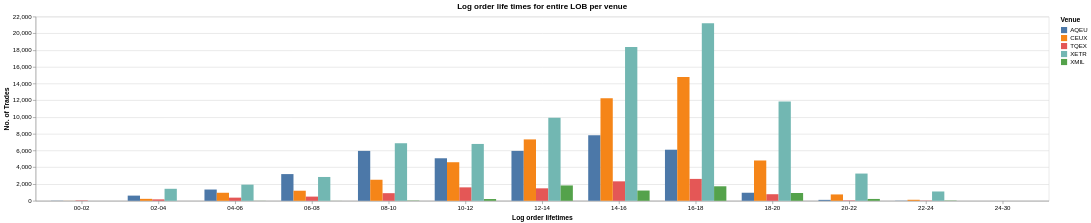

The cell this chart's notebook holds for it:
### Markdown cell above
There is considerable right skewness in the order lifetimes across all venues, meaning most orders live briefly, but some very persistent
orders inflate the average. Similarly, though not as pronounced, this applies to the rel. distance to the midpoint.

#### AQEU
- Relatively close to the midpoint for most orders, but some traders distort the average by placing (passive) orders far away in the book
- The shortest average (and median) order lifetimes by far, most orders disappear almost immediately (cancelled)
- Could be indicative of HFT & quote stuffing


#### CEUX
- Moderate order lifetimes overall, moderate update frequence, moderate rel. distance to midpoint on median (but the opposite on avg.), moderate-to-high execution share
- High rate of trades that are filled fully.
- CEUX seems to have the most dark trades over all venues by far. Generally, this tends to fragment price discovery. Not unheard of in an MTF.


#### TQEX
- Most orders go through very fast and most are not inserted as close as they can be to the midpoint.
- Releatively low update frequency
- Doesn't seem that aggressive of a market


#### XETR
- Highest execution share by far
- Most orders are very close to the midpoint but, also, some quote very far from the midpoint and exist for relatively long time, could be large (passive) institutional orders
- It's Xetra, it's a regulated market


#### XMIL
- Quite high update frequency at very high cancellation rates. Could indicate active management.
- Order are generally quoted relatively far from the midpoint and they have relatively long lifetimes.

### Code cell
# Ideally, the interactive tooltip will work when hovered over, which will show
# relevant information if a bar is not easy to see.
alt.Chart(quotes_collapsed.collect(), title="Log order life times for entire LOB per venue").mark_bar().encode(
    x=alt.X(
        "log_order_lifetime_bins:N",
        axis=alt.Axis(labelAngle=0),
        title="Log order lifetimes",
    ),
    xOffset="venue:N",
    y=alt.Y(
        "count():Q",
        title="No. of Trades",
    ),
    color=alt.Color(
        "venue:N",
        title="Venue",
    ),
    tooltip=[
        alt.Tooltip("log_order_lifetime_bins:N", title="Log order lifetime"),
        alt.Tooltip("venue:N", title="Venue"),
        alt.Tooltip("count():Q", title="No. of Trades"),
    ],
)

### Figure 1 — Vega specification as saved in the notebook (floating-point values rounded to 4 significant figures)
{"$schema": "https://vega.github.io/schema/vega/v6.json", "data": [{"name": "source_0", "values": [{"__count": 21, "log_order_lifetime_bins": "22-24", "venue": "AQEU"}, {"__count": 5959, "log_order_lifetime_bins": "08-10", "venue": "AQEU"}, {"__count": 617, "log_order_lifetime_bins": "02-04", "venue": "AQEU"}, {"__count": 5077, "log_order_lifetime_bins": "10-12", "venue": "AQEU"}, {"__count": 109, "log_order_lifetime_bins": "20-22", "venue": "AQEU"}, {"__count": 3188, "log_order_lifetime_bins": "06-08", "venue": "AQEU"}, {"__count": 7833, "log_order_lifetime_bins": "14-16", "venue": "AQEU"}, {"__count": 5958, "log_order_lifetime_bins": "12-14", "venue": "AQEU"}, {"__count": 6099, "log_order_lifetime_bins": "16-18", "venue": "AQEU"}, {"__count": 1344, "log_order_lifetime_bins": "04-06", "venue": "AQEU"}, {"__count": 960, "log_order_lifetime_bins": "18-20", "venue": "AQEU"}, {"__count": 19, "log_order_lifetime_bins": "00-02", "venue": "AQEU"}, {"__count": 30, "log_order_lifetime_bins": "22-24", "venue": "TQEX"}, {"__count": 499, "log_order_lifetime_bins": "06-08", "venue": "TQEX"}, {"__count": 375, "log_order_lifetime_bins": "04-06", "venue": "TQEX"}, {"__count": 47, "log_order_lifetime_bins": "20-22", "venue": "TQEX"}, {"__count": 2322, "log_order_lifetime_bins": "14-16", "venue": "TQEX"}, {"__count": 170, "log_order_lifetime_bins": "02-04", "venue": "TQEX"}, {"__count": 1487, "log_order_lifetime_bins": "12-14", "venue": "TQEX"}, {"__count": 1603, "log_order_lifetime_bins": "10-12", "venue": "TQEX"}, {"__count": 908, "log_order_lifetime_bins": "08-10", "venue": "TQEX"}, {"__count": 2613, "log_order_lifetime_bins": "16-18", "venue": "TQEX"}, {"__count": 784, "log_order_lifetime_bins": "18-20", "venue": "TQEX"}, {"__count": 46, "log_order_lifetime_bins": "00-02", "venue": "TQEX"}, {"__count": 14798, "log_order_lifetime_bins": "16-18", "venue": "CEUX"}, {"__count": 1, "log_order_lifetime_bins": "24-30", "venue": "CEUX"}, {"__count": 2512, "log_order_lifetime_bins": "08-10", "venue": "CEUX"}, {"__count": 12246, "log_order_lifetime_bins": "14-16", "venue": "CEUX"}, {"__count": 120, "log_order_lifetime_bins": "22-24", "venue": "CEUX"}, {"__count": 1202, "log_order_lifetime_bins": "06-08", "venue": "CEUX"}, {"__count": 758, "log_order_lifetime_bins": "20-22", "venue": "CEUX"}, {"__count": 4604, "log_order_lifetime_bins": "10-12", "venue": "CEUX"}, {"__count": 958, "log_order_lifetime_bins": "04-06", "venue": "CEUX"}, {"__count": 4813, "log_order_lifetime_bins": "18-20", "venue": "CEUX"}, {"__count": 7330, "log_order_lifetime_bins": "12-14", "venue": "CEUX"}, {"__count": 231, "log_order_lifetime_bins": "02-04", "venue": "CEUX"}, {"__count": 8, "log_order_lifetime_bins": "00-02", "venue": "CEUX"}, {"__count": 1110, "log_order_lifetime_bins": "22-24", "venue": "XETR"}, {"__count": 3251, "log_order_lifetime_bins": "20-22", "venue": "XETR"}, {"__count": 2, "log_order_lifetime_bins": "24-30", "venue": "XMIL"}, {"__count": 11853, "log_order_lifetime_bins": "18-20", "venue": "XETR"}, {"__count": 6873, "log_order_lifetime_bins": "08-10", "venue": "XETR"}, {"__count": 21204, "log_order_lifetime_bins": "16-18", "venue": "XETR"}, {"__count": 18376, "log_order_lifetime_bins": "14-16", "venue": "XETR"}, {"__count": 1731, "log_order_lifetime_bins": "16-18", "venue": "XMIL"}, {"__count": 209, "log_order_lifetime_bins": "10-12", "venue": "XMIL"}, {"__count": 32, "log_order_lifetime_bins": "08-10", "venue": "XMIL"}, {"__count": 32, "log_order_lifetime_bins": "22-24", "venue": "XMIL"}, {"__count": 2844, "log_order_lifetime_bins": "06-08", "venue": "XETR"}, {"__count": 9915, "log_order_lifetime_bins": "12-14", "venue": "XETR"}, {"__count": 6788, "log_order_lifetime_bins": "10-12", "venue": "XETR"}, {"__count": 1831, "log_order_lifetime_bins": "12-14", "venue": "XMIL"}, {"__count": 1224, "log_order_lifetime_bins": "14-16", "venue": "XMIL"}, {"__count": 1926, "log_order_lifetime_bins": "04-06", "venue": "XETR"}, {"__count": 1432, "log_order_lifetime_bins": "02-04", "venue": "XETR"}, {"__count": 9, "log_order_lifetime_bins": "04-06", "venue": "XMIL"}, {"__count": 929, "log_order_lifetime_bins": "18-20", "venue": "XMIL"}, {"__count": 6, "log_order_lifetime_bins": "06-08", "venue": "XMIL"}, {"__count": 219, "log_order_lifetime_bins": "20-22", "venue": "XMIL"}, {"__count": 3, "log_order_lifetime_bins": "00-02", "venue": "XETR"}, {"__count": 1, "log_order_lifetime_bins": "02-04", "venue": "XMIL"}]}, {"name": "source_0_x_domain_log_order_lifetime_bins", "values": [{"log_order_lifetime_bins": "22-24"}, {"log_order_lifetime_bins": "08-10"}, {"log_order_lifetime_bins": "02-04"}, {"log_order_lifetime_bins": "10-12"}, {"log_order_lifetime_bins": "20-22"}, {"log_order_lifetime_bins": "06-08"}, {"log_order_lifetime_bins": "14-16"}, {"log_order_lifetime_bins": "12-14"}, {"log_order_lifetime_bins": "16-18"}, {"log_order_lifetime_bins": "04-06"}, {"log_order_lifetime_bins": "18-20"}, {"log_order_lifetime_bins": "00-02"}, {"log_order_lifetime_bins": "24-30"}]}, {"name": "source_0_y_domain___count", "values": [{"min": 1, "max": 21204}]}, {"name": "source_0_xOffset_domain_venue", "values": [{"venue": "AQEU"}, {"venue": "TQEX"}, {"venue": "CEUX"}, {"venue": "XETR"}, {"venue": "XMIL"}]}, {"name": "source_0_color_domain_venue", "values": [{"venue": "AQEU"}, {"venue": "TQEX"}, {"venue": "CEUX"}, {"venue": "XETR"}, {"venue": "XMIL"}]}], "signals": [{"name": "x_step", "update": "20 * bandspace(domain('xOffset').length, 0, 0) / (1-0.2)"}, {"name": "width", "update": "bandspace(domain('x').length, 0.2, 0.2) * x_step"}], "marks": [{"type": "rect", "name": "marks", "from": {"data": "source_0"}, "encode": {"update": {"x": {"field": "log_order_lifetime_bins", "scale": "x", "offset": {"field": "venue", "scale": "xOffset"}}, "y2": {"value": 0, "scale": "y"}, "tooltip": {"signal": "{\"Log order lifetime\": isValid(datum[\"log_order_lifetime_bins\"]) ? isArray(datum[\"log_order_lifetime_bins\"]) ? join(datum[\"log_order_lifetime_bins\"], '\\n') : datum[\"log_order_lifetime_bins\"] : \"\"+datum[\"log_order_lifetime_bins\"], \"Venue\": isValid(datum[\"venue\"]) ? isArray(datum[\"venue\"]) ? join(datum[\"venue\"], '\\n') : datum[\"venue\"] : \"\"+datum[\"venue\"], \"No. of Trades\": format(datum[\"__count\"], \"\")}"}, "fill": {"field": "venue", "scale": "color"}, "width": {"signal": "max(0.25, bandwidth('xOffset'))"}, "y": {"field": "__count", "scale": "y"}}}, "style": ["bar"]}], "scales": [{"name": "x", "type": "band", "domain": {"data": "source_0_x_domain_log_order_lifetime_bins", "field": "log_order_lifetime_bins", "sort": true}, "range": {"step": {"signal": "x_step"}}, "paddingInner": 0.2, "paddingOuter": 0.2}, {"name": "y", "type": "linear", "domain": [{"signal": "(data(\"source_0_y_domain___count\")[0] || {}).min"}, {"signal": "(data(\"source_0_y_domain___count\")[0] || {}).max"}], "range": [{"signal": "height"}, 0], "nice": true, "zero": true}, {"name": "xOffset", "type": "band", "domain": {"data": "source_0_xOffset_domain_venue", "field": "venue", "sort": true}, "range": {"step": 20}}, {"name": "color", "type": "ordinal", "domain": {"data": "source_0_color_domain_venue", "field": "venue", "sort": true}, "range": "category"}], "axes": [{"scale": "y", "minExtent": 0, "tickCount": {"signal": "ceil(height/40)"}, "ticks": false, "orient": "left", "grid": true, "gridScale": "x", "domain": false, "maxExtent": 0, "zindex": 0, "aria": false, "labels": false}, {"scale": "x", "grid": false, "labelBaseline": "top", "zindex": 0, "labelAngle": 0, "title": "Log order lifetimes", "orient": "bottom"}, {"scale": "y", "orient": "left", "title": "No. of Trades", "tickCount": {"signal": "ceil(height/40)"}, "grid": false, "labelOverlap": true, "zindex": 0}], "title": {"text": "Log order life times for entire LOB per venue", "frame": "group"}, "legends": [{"title": "Venue", "fill": "color", "symbolType": "square"}], "height": 300, "style": "cell", "padding": 5, "background": "white"}
